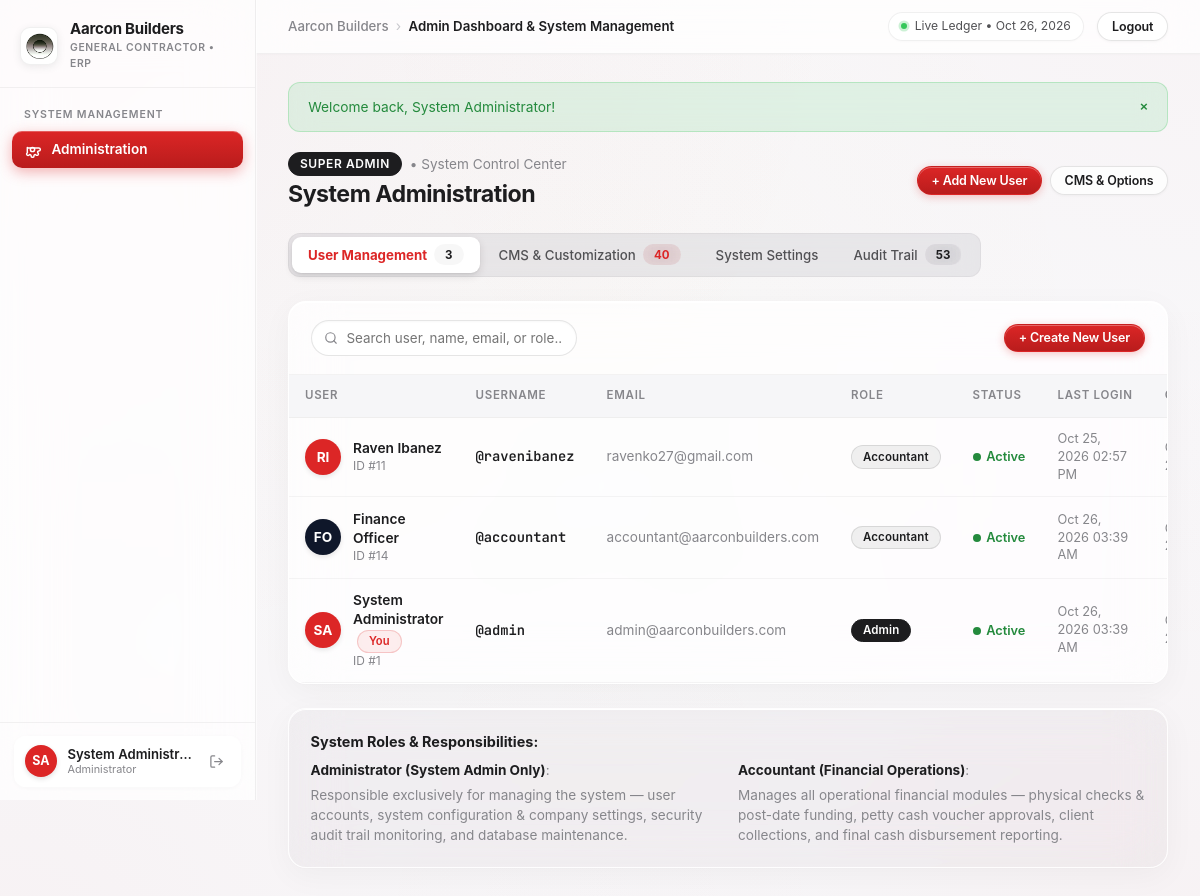
/admin.php (signed in), run on the app's committed database.
### tables this page shows
CREATE TABLE users (
    id INTEGER PRIMARY KEY AUTOINCREMENT,
    username VARCHAR(50) NOT NULL UNIQUE,
    password VARCHAR(255) NOT NULL,
    full_name VARCHAR(100) NOT NULL,
    email VARCHAR(150) DEFAULT '',
    role VARCHAR(50) DEFAULT 'admin', -- 'admin', 'manager', 'cashier', 'engineer'
    status VARCHAR(20) DEFAULT 'active', -- 'active', 'inactive'
    avatar_color VARCHAR(20) DEFAULT '#2563eb',
    last_login DATETIME DEFAULT NULL,
    created_at DATETIME DEFAULT CURRENT_TIMESTAMP
);

### admin.php (the view, shortened to what the rows shown need)
<?php
require_once __DIR__ . '/config/config.php';
require_once __DIR__ . '/includes/auth.php';
$db = get_db();
$activeTab = $_GET['tab'] ?? 'tab-users';
$users = $db->query('SELECT * FROM users ORDER BY role ASC, id ASC')->fetchAll();
require_once __DIR__ . '/includes/header.php';
?>
<div class="page-header no-print">
    <div>
        <h1 class="page-title">System Administration</h1>
    </div>
</div>
<div class="tabs-container">
    <div class="tab-pane <?= $activeTab === 'tab-users' ? 'active' : '' ?>" id="tab-users">
        <div class="card">
            <div class="card-body" style="padding: 0;">
                <div class="table-responsive">
                    <table class="data-table" id="usersTable">
                        <thead>
                            <tr>
                                <th>User</th>
                                <th>Username</th>
                                <th>Email</th>
                                <th>Role</th>
                                <th>Status</th>
                                <th>Last Login</th>
                                <th>Created</th>
                            </tr>
                        </thead>
                        <tbody>
                            <?php foreach ($users as $u): ?>
                                <?php
                                    $isSelf = ((int)$u['id'] === (int)$currentUser['id']);
                                    $initials = strtoupper(substr($u['full_name'], 0, 1) . (strpos($u['full_name'], ' ') !== false ? substr($u['full_name'], strpos($u['full_name'], ' ') + 1, 1) : ''));
                                    $avatarColor = !empty($u['avatar_color']) ? $u['avatar_color'] : '#dc2626';
                                ?>
                                <tr>
                                    <td>
                                        <div style="display: flex; align-items: center; gap: 0.75rem;">
                                            <div style="width: 36px; height: 36px; border-radius: 50%; background: <?= e($avatarColor) ?>; color: #ffffff; display: flex; align-items: center; justify-content: center; font-weight: 700; font-size: 0.85rem; flex-shrink: 0; box-shadow: 0 2px 5px rgba(0,0,0,0.1);">
                                                <?= e($initials) ?>
                                            </div>
                                            <div>
                                                <div style="font-weight: 600; color: var(--text-main);">
                                                    <?= e($u['full_name']) ?>
                                                    <?php if ($isSelf): ?>
                                                        <span class="badge badge-inprocess" style="font-size: 0.7rem; margin-left: 0.25rem;">You</span>
                                                    <?php endif; ?>
                                                </div>
                                                <div style="font-size: 0.75rem; color: var(--text-muted);">ID #<?= $u['id'] ?></div>
                                            </div>
                                        </div>
                                    </td>
                                    <td>
                                        <span style="font-family: var(--font-mono); font-weight: 600; color: var(--text-main);">
                                            @<?= e($u['username']) ?>
                                        </span>
                                    </td>
                                    <td>
                                        <span style="color: var(--text-muted); font-size: 0.85rem;">
                                            <?= !empty($u['email']) ? e($u['email']) : '&mdash;' ?>
                                        </span>
                                    </td>
                                    <td>
                                        <?php if ($u['role'] === 'admin'): ?>
                                            <span class="badge badge-admin">Admin</span>
                                        <?php else: ?>
                                            <span class="badge badge-accountant">Accountant</span>
                                        <?php endif; ?>
                                    </td>
                                    <td>
                                        <?php if ($u['status'] === 'active'): ?>
                                            <span style="display: inline-flex; align-items: center; gap: 0.35rem; color: var(--color-success); font-weight: 600; font-size: 0.8rem;">
                                                <span style="width: 8px; height: 8px; border-radius: 50%; background: var(--color-success);"></span>
                                                Active
                                            </span>
                                        <?php endif; ?>
                                    </td>
                                    <td style="font-size: 0.8rem; color: var(--text-muted);">
                                        <?= format_date($u['last_login'], 'M d, Y h:i A') ?>
                                    </td>
                                    <td style="font-size: 0.8rem; color: var(--text-muted);">
                                    </td>
                                </tr>
                            <?php endforeach; ?>
                        </tbody>
                    </table>
                </div>
            </div>
        </div>
    </div>
</div>
<?php require_once __DIR__ . '/includes/footer.php'; ?>

### includes/header.php (shortened to what the rows shown need)
<?php
require_once __DIR__ . '/../config/config.php';
$currentUser = current_user();
$userInitials = 'U';
$userColor = '#dc2626';
if ($currentUser) {
    $userInitials = strtoupper(substr($currentUser['full_name'], 0, 1) . (strpos($currentUser['full_name'], ' ') !== false ? substr($currentUser['full_name'], strpos($currentUser['full_name'], ' ') + 1, 1) : ''));
    $userColor = $currentUser['avatar_color'] ?? '#dc2626';
}
?>
<!DOCTYPE html>
<html lang="en">
<head>
    <link rel="stylesheet" href="assets/css/style.css?v=<?= file_exists(__DIR__ . '/../assets/css/style.css') ? filemtime(__DIR__ . '/../assets/css/style.css') : time() ?>">
</head>
<body>
<div class="app-layout">
    <aside class="app-sidebar no-print" id="appSidebar">
        <?php if ($currentUser): ?>
            <div class="sidebar-footer">
                <div class="sidebar-user">
                    <div class="sidebar-avatar" style="background: <?= e($userColor) ?>;">
                        <?= e($userInitials) ?>
                    </div>
                    <div class="sidebar-user-info">
                        <div class="sidebar-user-name" title="<?= e($currentUser['full_name']) ?>"><?= e($currentUser['full_name']) ?></div>
                        <div class="sidebar-user-role"><?= e(get_user_role_label($currentUser['role'])) ?></div>
                    </div>
                    <a href="logout.php" class="sidebar-logout-btn" title="Sign out of <?= e($currentUser['username']) ?>">
                        <svg viewBox="0 0 24 24" fill="none" stroke="currentColor" stroke-width="2" stroke-linecap="round" stroke-linejoin="round"><path d="M9 21H5a2 2 0 0 1-2-2V5a2 2 0 0 1 2-2h4"></path><polyline points="16 17 21 12 16 7"></polyline><line x1="21" y1="12" x2="9" y2="12"></line></svg>
                    </a>
                </div>
            </div>
        <?php endif; ?>
    </aside>
    <div class="app-main">
        <main class="main-wrapper">

### data on the page
users: full_name "SA", full_name "System Administr…", role "Administrator", full_name "System Administrator", shows "You", id "1", username "admin", email "admin@aarconbuilders.com", status "active" (drawn), last_login "Oct 26, 2026 03:39 AM"
users: full_name "RI", full_name "Raven Ibanez", id "11", username "ravenibanez", email "ravenko27@gmail.com", role "Accountant", status "active" (drawn), last_login "Oct 25, 2026 02:57 PM"
users: full_name "FO", full_name "Finance Officer", id "14", username "accountant", email "accountant@aarconbuilders.com", role "Accountant", status "active" (drawn), last_login "Oct 26, 2026 03:39 AM"

### other printed values
$dynamicAppName "Aarcon Builders"
$pageTitle "Admin Dashboard & System Management"
$flash['message'] "Welcome back, System Administrator!"
$totalUsers "3"
$totalCmsBanks + $totalCmsDropdowns + $totalCmsFields "40"
$totalAuditLogsCount "53"
